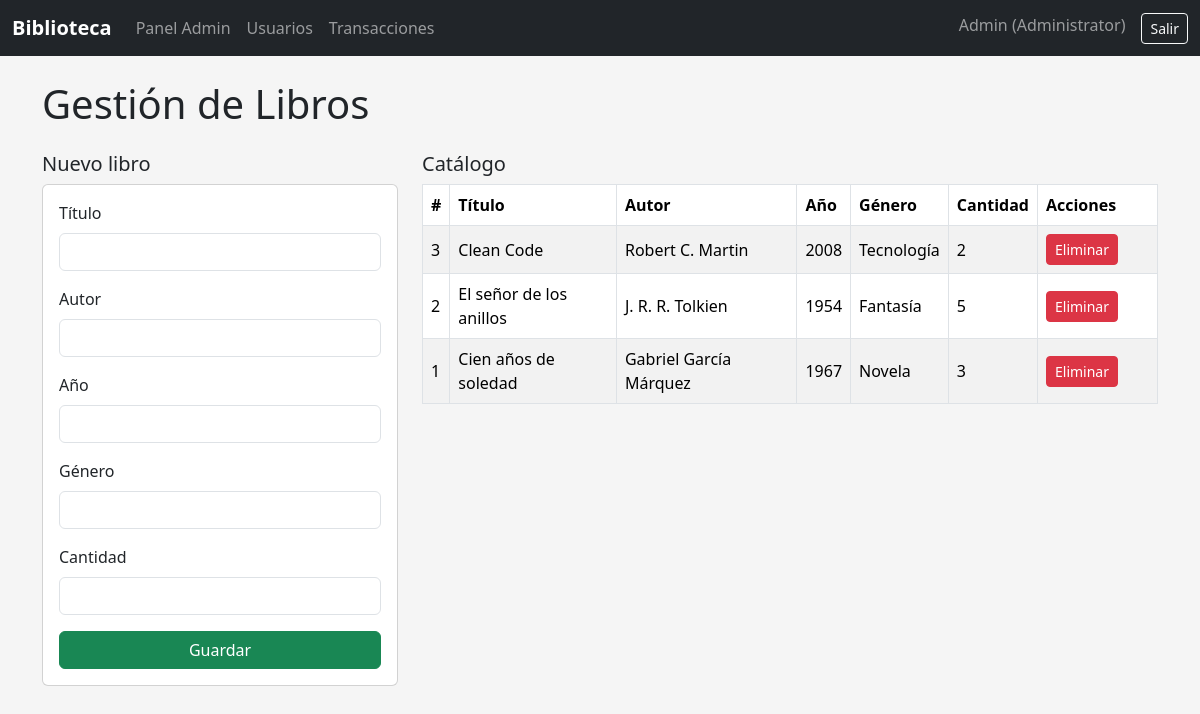
The page /librarian/books.php (signed in) on the database its author committed.
### tables this page shows
CREATE TABLE `books` (
  `id` int NOT NULL,
  `title` varchar(100) NOT NULL,
  `author` varchar(100) NOT NULL,
  `year` int DEFAULT NULL,
  `genre` varchar(50) DEFAULT NULL,
  `quantity` int NOT NULL
);

### librarian/books.php (the view, shortened to what this page needs)
<?php
require_once __DIR__ . '/../includes/header.php';
$books = $pdo->query("SELECT * FROM books ORDER BY id DESC")->fetchAll(PDO::FETCH_ASSOC);
?>
<h1 class="mb-4">Gestión de Libros</h1>
<div class="row">
    <div class="col-md-4">
        <h2 class="h5">Nuevo libro</h2>
        <form method="post" class="card card-body mb-4">
            <div class="mb-3">
                <label class="form-label">Título</label>
                <input type="text" name="title" class="form-control" required>
            </div>
            <div class="mb-3">
                <label class="form-label">Autor</label>
                <input type="text" name="author" class="form-control" required>
            </div>
            <div class="mb-3">
                <label class="form-label">Año</label>
                <input type="number" name="year" class="form-control">
            </div>
            <div class="mb-3">
                <label class="form-label">Género</label>
                <input type="text" name="genre" class="form-control">
            </div>
            <div class="mb-3">
                <label class="form-label">Cantidad</label>
                <input type="number" name="quantity" class="form-control" required>
            </div>
            <button class="btn btn-success w-100">Guardar</button>
        </form>
    </div>
    <div class="col-md-8">
        <h2 class="h5">Catálogo</h2>
        <table class="table table-bordered table-striped align-middle">
            <thead>
                <tr>
                    <th>#</th>
                    <th>Título</th>
                    <th>Autor</th>
                    <th>Año</th>
                    <th>Género</th>
                    <th>Cantidad</th>
                    <th style="width:120px;">Acciones</th>
                </tr>
            </thead>
            <tbody>
                <?php foreach ($books as $b): ?>
                    <tr>
                        <td><?= $b['id'] ?></td>
                        <td><?= htmlspecialchars($b['title']) ?></td>
                        <td><?= htmlspecialchars($b['author']) ?></td>
                        <td><?= htmlspecialchars($b['year']) ?></td>
                        <td><?= htmlspecialchars($b['genre']) ?></td>
                        <td><?= $b['quantity'] ?></td>
                        <td>
                            <form method="post" onsubmit="return confirm('¿Eliminar libro?');" class="d-inline">
                                <button class="btn btn-sm btn-danger">Eliminar</button>
                            </form>
                        </td>
                    </tr>
                <?php endforeach; ?>
            </tbody>
        </table>
    </div>
</div>
<?php require_once __DIR__ . '/../includes/footer.php'; ?>

### assets/css/styles.css (style rules this page uses)
body { background-color: #f5f5f5; }
.table td, .table th { vertical-align: middle; }

### rows shown on the page
books: id "3", title "Clean Code", author "Robert C. Martin", year "2008", genre "Tecnología", quantity "2"
books: id "2", title "El señor de los anillos", author "J. R. R. Tolkien", year "1954", genre "Fantasía", quantity "5"
books: id "1", title "Cien años de soledad", author "Gabriel García Márquez", year "1967", genre "Novela", quantity "3"

### other values the page prints
$_SESSION['username'] "Admin"
userRole() "Administrator"
